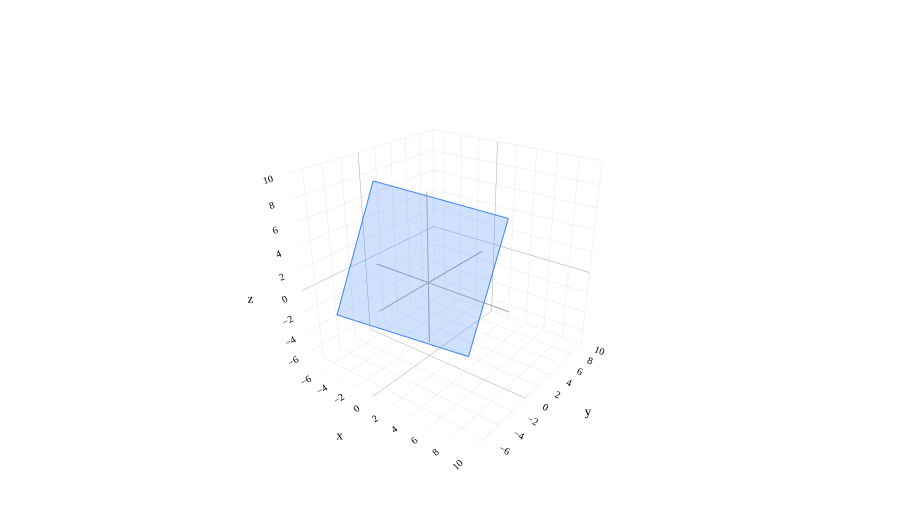

Source (notebook cell):
### Markdown cell above
---

## Why does one linear equation describe a plane?

In $\mathbb R^2$, a linear equation of the form $ax+by=c$, with $a,b$ not both zero, describes a line.

**In $\mathbb R^3$, a single linear equation with at least one nonzero coefficient describes a plane.** For now, we'll focus on homogeneous equations:

$$ax+by+cz=0.$$

Why a plane instead of a line? For example, consider

$$x-2y+z=0,$$

or equivalently,

$$z=-x+2y.$$

We can plug in **any** $x$ and **any** $y$ to get an output $z$. For instance, when $x=1$ and $y=1$, we get $z=1$. Allowing every possible pair of $x$ and $y$ gives us a plane.

### Code cell
fig=base3()
plane3(fig,(1,-2,1))
fig.show()

### Figure 1 — Plotly figure (JSON) as saved in the notebook; plotly's stock layout.template omitted (floating-point values rounded to 4 significant figures)
{"data": [{"hoverinfo": "skip", "line": {"color": "#9ca3af", "dash": "solid", "width": 2}, "mode": "lines", "showlegend": false, "type": "scatter3d", "x": [-6.0, 8.0], "y": [-0.0, 0.0], "z": [-0.0, 0.0]}, {"hoverinfo": "skip", "line": {"color": "#9ca3af", "dash": "solid", "width": 2}, "mode": "lines", "showlegend": false, "type": "scatter3d", "x": [-0.0, 0.0], "y": [-6.0, 8.0], "z": [-0.0, 0.0]}, {"hoverinfo": "skip", "line": {"color": "#9ca3af", "dash": "solid", "width": 2}, "mode": "lines", "showlegend": false, "type": "scatter3d", "x": [-0.0, 0.0], "y": [-0.0, 0.0], "z": [-6.0, 8.0]}, {"color": "#3d81f6", "flatshading": true, "hoverinfo": "skip", "i": [0, 0], "j": [1, 2], "k": [2, 3], "lighting": {"ambient": 1, "diffuse": 0, "fresnel": 0, "roughness": 1, "specular": 0}, "opacity": 0.24, "showscale": false, "type": "mesh3d", "x": [4.564, 4.564, -6.39, -6.39], "y": [-0.4103, 4.956, 0.5745, -4.792], "z": [-5.385, 5.348, 7.539, -3.194]}, {"hoverinfo": "skip", "line": {"color": "#3d81f6", "dash": "solid", "width": 2}, "mode": "lines", "showlegend": false, "type": "scatter3d", "x": [4.564, 4.564], "y": [-0.4103, 4.956], "z": [-5.385, 5.348]}, {"hoverinfo": "skip", "line": {"color": "#3d81f6", "dash": "solid", "width": 2}, "mode": "lines", "showlegend": false, "type": "scatter3d", "x": [4.564, -6.39], "y": [4.956, 0.5745], "z": [5.348, 7.539]}, {"hoverinfo": "skip", "line": {"color": "#3d81f6", "dash": "solid", "width": 2}, "mode": "lines", "showlegend": false, "type": "scatter3d", "x": [-6.39, -6.39], "y": [0.5745, -4.792], "z": [7.539, -3.194]}, {"hoverinfo": "skip", "line": {"color": "#3d81f6", "dash": "solid", "width": 2}, "mode": "lines", "showlegend": false, "type": "scatter3d", "x": [-6.39, 4.564], "y": [-4.792, -0.4103], "z": [-3.194, -5.385]}], "layout": {"autosize": true, "colorway": ["#3d81f6", "orange", "#d81a60"], "font": {"color": "black", "family": "Palatino", "size": 16}, "height": 520, "margin": {"b": 0, "l": 0, "r": 0, "t": 15}, "paper_bgcolor": "white", "plot_bgcolor": "white", "scene": {"aspectmode": "cube", "bgcolor": "white", "camera": {"eye": {"x": 1.6, "y": -2.1, "z": 1.3}}, "xaxis": {"backgroundcolor": "white", "dtick": 2, "gridcolor": "#e5e7eb", "range": [-7.39, 10], "showbackground": true, "showspikes": false, "tickfont": {"size": 11}, "title": {"font": {"size": 13}, "text": "x"}, "zerolinecolor": "#9ca3af"}, "yaxis": {"backgroundcolor": "white", "dtick": 2, "gridcolor": "#e5e7eb", "range": [-7.39, 10], "showbackground": true, "showspikes": false, "tickfont": {"size": 11}, "title": {"font": {"size": 13}, "text": "y"}, "zerolinecolor": "#9ca3af"}, "zaxis": {"backgroundcolor": "white", "dtick": 2, "gridcolor": "#e5e7eb", "range": [-7.39, 10], "showbackground": true, "showspikes": false, "tickfont": {"size": 11}, "title": {"font": {"size": 13}, "text": "z"}, "zerolinecolor": "#9ca3af"}}, "showlegend": false, "xaxis": {"gridcolor": "#e5e7eb", "zerolinecolor": "#9ca3af"}, "yaxis": {"gridcolor": "#e5e7eb", "zerolinecolor": "#9ca3af"}}}
